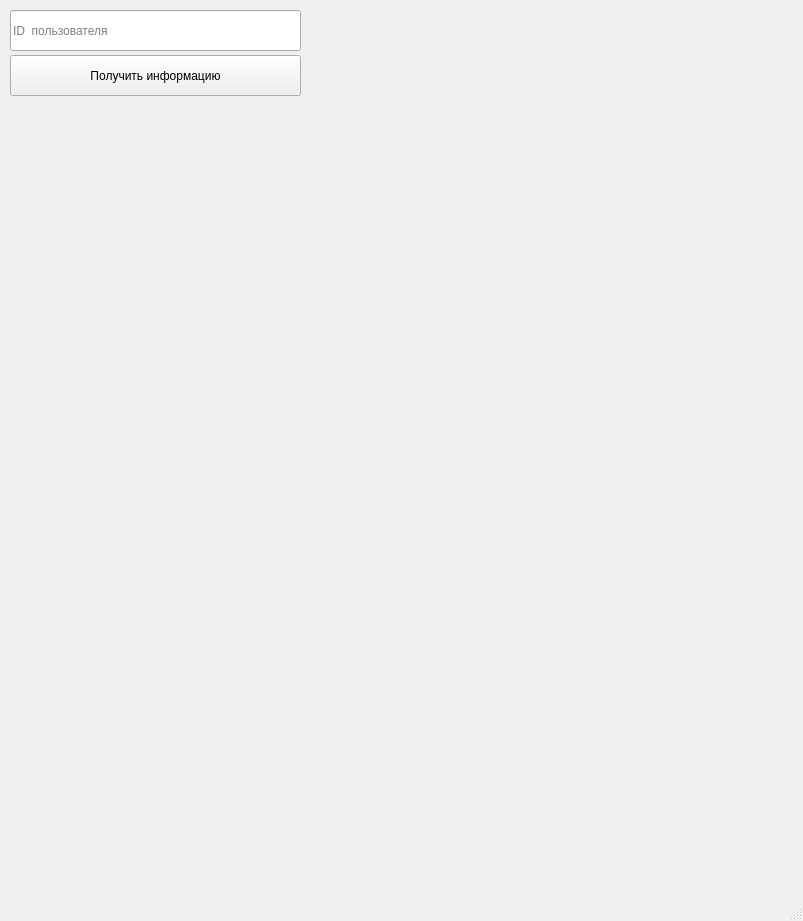
<?xml version="1.0" encoding="UTF-8"?>
<ui version="4.0">
 <class>MainWindow</class>
 <widget class="QMainWindow" name="MainWindow">
  <property name="geometry">
   <rect>
    <x>0</x>
    <y>0</y>
    <width>803</width>
    <height>921</height>
   </rect>
  </property>
  <property name="windowTitle">
   <string>MainWindow</string>
  </property>
  <widget class="QWidget" name="centralwidget">
   <widget class="QPushButton" name="pushButton">
    <property name="geometry">
     <rect>
      <x>10</x>
      <y>55</y>
      <width>291</width>
      <height>41</height>
     </rect>
    </property>
    <property name="text">
     <string>Получить информацию</string>
    </property>
   </widget>
   <widget class="QLineEdit" name="lineEdit">
    <property name="enabled">
     <bool>true</bool>
    </property>
    <property name="geometry">
     <rect>
      <x>10</x>
      <y>10</y>
      <width>291</width>
      <height>41</height>
     </rect>
    </property>
    <property name="contextMenuPolicy">
     <enum>Qt::DefaultContextMenu</enum>
    </property>
    <property name="autoFillBackground">
     <bool>false</bool>
    </property>
    <property name="text">
     <string/>
    </property>
    <property name="placeholderText">
     <string>ID  пользователя</string>
    </property>
   </widget>
   <widget class="QLabel" name="label_text">
    <property name="enabled">
     <bool>true</bool>
    </property>
    <property name="geometry">
     <rect>
      <x>520</x>
      <y>10</y>
      <width>281</width>
      <height>71</height>
     </rect>
    </property>
    <property name="baseSize">
     <size>
      <width>0</width>
      <height>0</height>
     </size>
    </property>
    <property name="font">
     <font>
      <pointsize>10</pointsize>
     </font>
    </property>
    <property name="text">
     <string/>
    </property>
    <property name="wordWrap">
     <bool>true</bool>
    </property>
   </widget>
   <widget class="QLabel" name="label_photo">
    <property name="geometry">
     <rect>
      <x>520</x>
      <y>120</y>
      <width>241</width>
      <height>201</height>
     </rect>
    </property>
    <property name="text">
     <string/>
    </property>
   </widget>
   <widget class="QLabel" name="label_friends">
    <property name="enabled">
     <bool>true</bool>
    </property>
    <property name="geometry">
     <rect>
      <x>0</x>
      <y>110</y>
      <width>401</width>
      <height>241</height>
     </rect>
    </property>
    <property name="sizePolicy">
     <sizepolicy hsizetype="Preferred" vsizetype="Preferred">
      <horstretch>0</horstretch>
      <verstretch>0</verstretch>
     </sizepolicy>
    </property>
    <property name="font">
     <font>
      <pointsize>10</pointsize>
     </font>
    </property>
    <property name="mouseTracking">
     <bool>false</bool>
    </property>
    <property name="tabletTracking">
     <bool>false</bool>
    </property>
    <property name="focusPolicy">
     <enum>Qt::NoFocus</enum>
    </property>
    <property name="acceptDrops">
     <bool>false</bool>
    </property>
    <property name="toolTip">
     <string/>
    </property>
    <property name="layoutDirection">
     <enum>Qt::LeftToRight</enum>
    </property>
    <property name="autoFillBackground">
     <bool>false</bool>
    </property>
    <property name="inputMethodHints">
     <set>Qt::ImhNone</set>
    </property>
    <property name="frameShape">
     <enum>QFrame::NoFrame</enum>
    </property>
    <property name="lineWidth">
     <number>1</number>
    </property>
    <property name="midLineWidth">
     <number>0</number>
    </property>
    <property name="text">
     <string/>
    </property>
    <property name="textFormat">
     <enum>Qt::RichText</enum>
    </property>
    <property name="scaledContents">
     <bool>false</bool>
    </property>
    <property name="wordWrap">
     <bool>true</bool>
    </property>
    <property name="textInteractionFlags">
     <set>Qt::NoTextInteraction</set>
    </property>
   </widget>
  </widget>
  <widget class="QMenuBar" name="menubar">
   <property name="geometry">
    <rect>
     <x>0</x>
     <y>0</y>
     <width>803</width>
     <height>22</height>
    </rect>
   </property>
  </widget>
  <widget class="QStatusBar" name="statusbar"/>
 </widget>
 <resources/>
 <connections/>
</ui>
